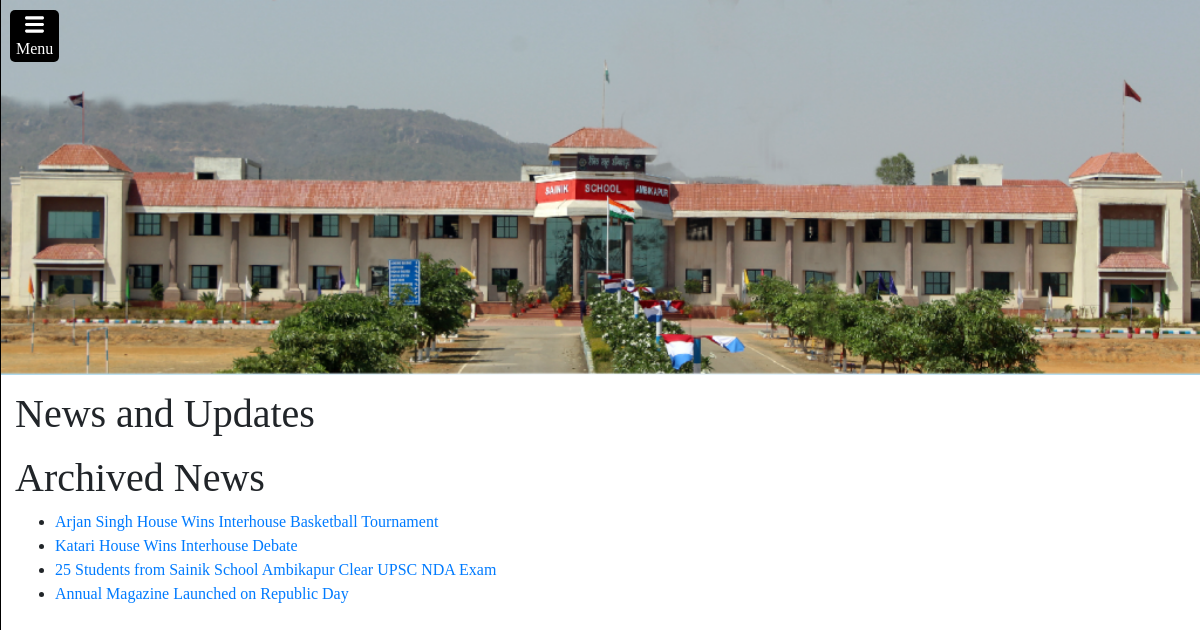
The app's page /news/ (signed in) with its own data.
### home/models.py (models this page shows, shortened)
class News(models.Model):
    title = models.CharField(max_length=100)
    date = models.DateField(auto_now=False, auto_now_add=False)
    image = models.ImageField(upload_to="home/static/home/news",blank=True,null=True)
    description = models.TextField(max_length=3750)
    author = models.ForeignKey(User, on_delete=models.SET_NULL, blank=True, editable=False,null=True)
    approved_by = models.ForeignKey(User, on_delete=models.SET_NULL, blank=True, null=True, editable=False, related_name="approver")
    active = models.BooleanField(default=False)

### home/views.py (the view)
# urls.py: path("news/", views.news, name="news"),
def news(request):
    news_subs = News.objects.filter(active=True).order_by('-date')
    archived_news = News.objects.exclude(approved_by=None).exclude(active=True).order_by('-date')
    return render(request, "home/news.html", {
        "news_subs":news_subs,
        "archived_news":archived_news,
    })

### home/templates/home/news.html (shortened to what this page needs)
{% extends 'home/layout.html' %}
{% load static %}
{% block body %}
<div style="margin-left: 15px; margin-top: 15px;">
    {% if news_subs is not None%}
    <h1>News and Updates</h1>
    <h1>Archived News</h1>
    <ul>
        {% for news in archived_news %}
            <li><a href="{% url 'home:news_article' news_id=news.id %}">{{news.title}}</a></li>
        {% endfor %}
    </ul>
    {% endif %}
</div>
{% endblock %}

### home/static/home/styles.css (style rules this page uses)
body { font-family: 'Times New Roman', Times, serif !important; height: 100%; margin:0; padding:0; width:100%; }

### records on screen
News: title "Arjan Singh House Wins Interhouse Basketball Tournament"
News: title "Katari House Wins Interhouse Debate"
News: title "25 Students from Sainik School Ambikapur Clear UPSC NDA Exam"
News: title "Annual Magazine Launched on Republic Day"
